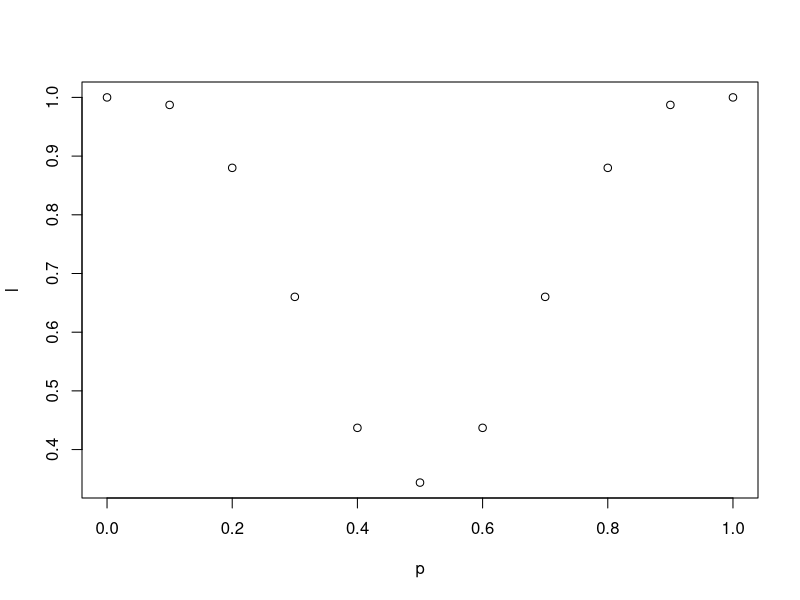

Source code (R):
x = c(0,1,2,3,7,8,9,10)
p = seq(0, 1, 0.1)
l = c()

for (i in p)
    {
    s = 0
    for (j in x)
        {
        d = dbinom(j, 10, i)
        s = s + d
        }
#    cat('Sum for p =', i, 'is:', s, '\n')
    l = c(l,s) 
    }

plot(p,l)
